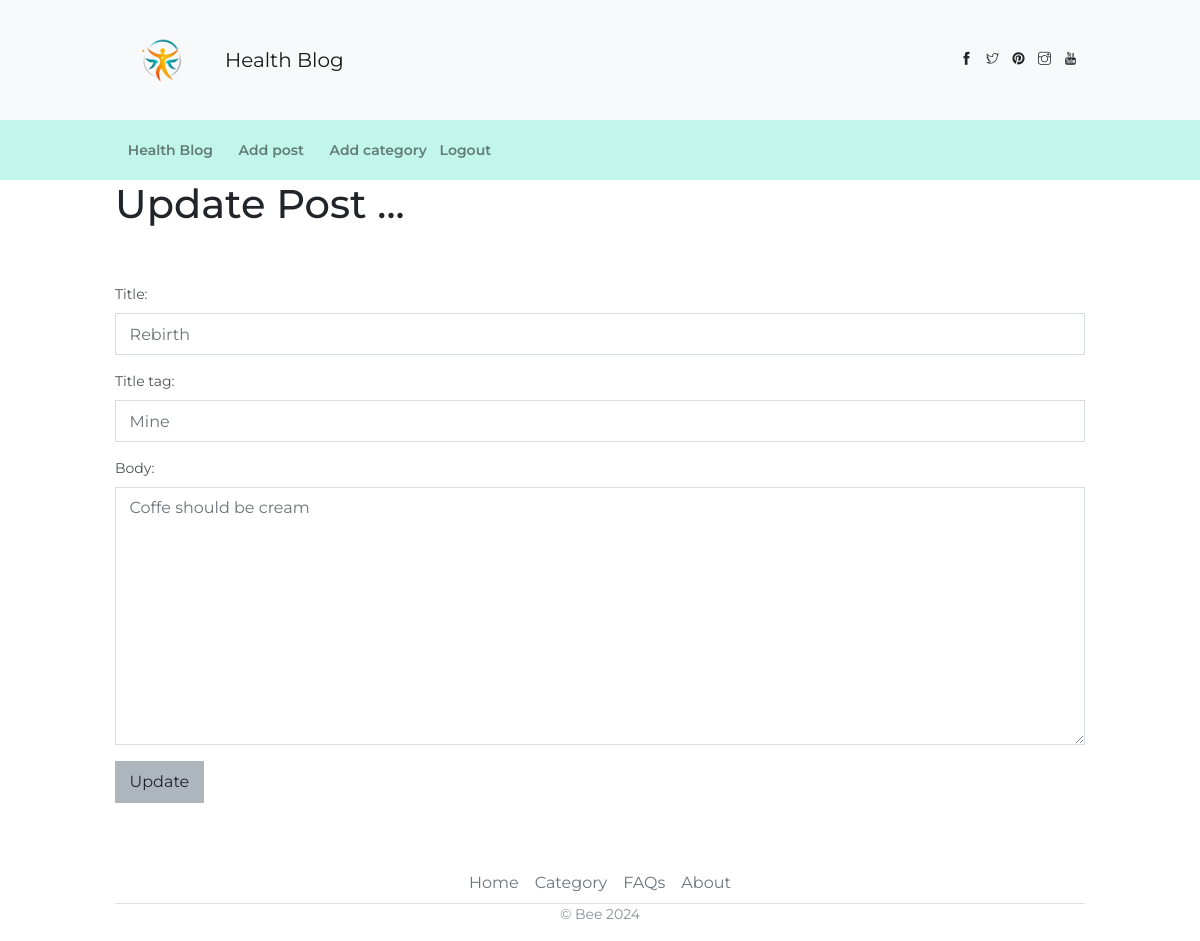
Screenshot of /article/edit/3 (signed in) with the database file from the repository.
### blog/models.py (models this page shows, shortened)
class Post(models.Model):
    title = models.CharField(max_length=100)
    title_tag = models.CharField(max_length=100)
    author = models.ForeignKey(User, on_delete=models.CASCADE)
    body = models.TextField()
    date_created = models.DateField(auto_now_add=True)
    category = models.CharField(max_length=100, default= 'Nutrition')
    likes = models.ManyToManyField(User, related_name='blog_posts')

### blog/views.py (the view)
# urls.py: path('article/edit/<int:pk>', UpdatePostView.as_view(), name='update_post'),
class UpdatePostView(UpdateView):
    model = Post
    template_name = 'blog/update_post.html'
    form_class = EditForm

### blog/forms.py
class EditForm(forms.ModelForm):
    class Meta:
        model = Post
        fields = ('title', 'title_tag', 'body')
        widgets = {
            'title': forms.TextInput(attrs={'class': 'form-control'}),
            'title_tag': forms.TextInput(attrs={'class': 'form-control'}),
            'body': forms.Textarea(attrs={'class': 'form-control'}),
        }

### templates/blog/update_post.html (shortened to what this page needs)
{% extends 'base.html' %}
{% block content %}
<div class="container">
    <div class="page-container">
        <div class="page-content">
{% if user.is_authenticated %}
    {% if user.id == post.author.id %}
        <h1>Update Post ...</h1>
        <br></br>
        <div class="form-group">
            <form method="POST">
                {{ form.as_p }}
                <button class="btn btn-secondary">Update</button>
            </form>
        </div>
    {% else %}
        You are not allowed to update a post!
    {% endif %}
{% else %}
You are not allowed to update a post!
{% endif %}
{% endblock %}

### rows the page displays
Post: title "Rebirth", title_tag "Mine", body "Coffe should be cream"
